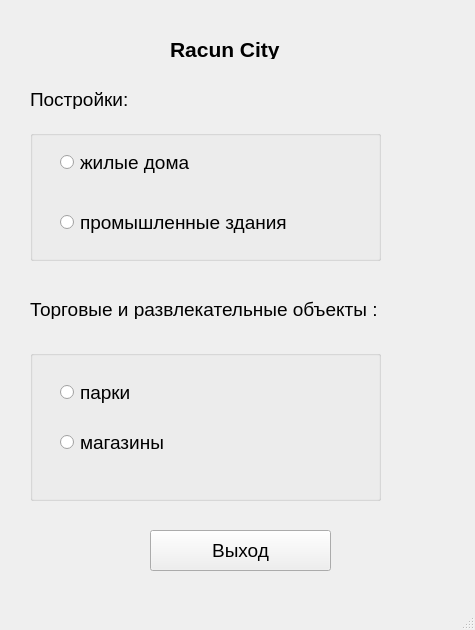
<?xml version="1.0" encoding="UTF-8"?>
<ui version="4.0">
 <class>MainWindow</class>
 <widget class="QMainWindow" name="MainWindow">
  <property name="geometry">
   <rect>
    <x>0</x>
    <y>0</y>
    <width>475</width>
    <height>630</height>
   </rect>
  </property>
  <property name="windowTitle">
   <string>MainWindow</string>
  </property>
  <widget class="QWidget" name="centralwidget">
   <widget class="QLabel" name="label">
    <property name="geometry">
     <rect>
      <x>170</x>
      <y>40</y>
      <width>121</width>
      <height>19</height>
     </rect>
    </property>
    <property name="font">
     <font>
      <pointsize>16</pointsize>
      <bold>true</bold>
     </font>
    </property>
    <property name="text">
     <string>Racun City</string>
    </property>
   </widget>
   <widget class="QLabel" name="label_2">
    <property name="geometry">
     <rect>
      <x>30</x>
      <y>90</y>
      <width>121</width>
      <height>19</height>
     </rect>
    </property>
    <property name="font">
     <font>
      <pointsize>14</pointsize>
      <bold>false</bold>
     </font>
    </property>
    <property name="text">
     <string>Постройки:</string>
    </property>
   </widget>
   <widget class="QLabel" name="label_3">
    <property name="geometry">
     <rect>
      <x>30</x>
      <y>300</y>
      <width>381</width>
      <height>19</height>
     </rect>
    </property>
    <property name="font">
     <font>
      <pointsize>14</pointsize>
      <bold>false</bold>
     </font>
    </property>
    <property name="text">
     <string>Торговые и развлекательные объекты :</string>
    </property>
   </widget>
   <widget class="QRadioButton" name="radioButton_3">
    <property name="geometry">
     <rect>
      <x>60</x>
      <y>380</y>
      <width>110</width>
      <height>24</height>
     </rect>
    </property>
    <property name="font">
     <font>
      <pointsize>14</pointsize>
     </font>
    </property>
    <property name="text">
     <string>парки</string>
    </property>
   </widget>
   <widget class="QRadioButton" name="radioButton_4">
    <property name="geometry">
     <rect>
      <x>60</x>
      <y>430</y>
      <width>110</width>
      <height>24</height>
     </rect>
    </property>
    <property name="font">
     <font>
      <pointsize>14</pointsize>
     </font>
    </property>
    <property name="text">
     <string>магазины</string>
    </property>
   </widget>
   <widget class="QPushButton" name="pushButton">
    <property name="geometry">
     <rect>
      <x>150</x>
      <y>530</y>
      <width>181</width>
      <height>41</height>
     </rect>
    </property>
    <property name="font">
     <font>
      <pointsize>14</pointsize>
     </font>
    </property>
    <property name="text">
     <string>Выход</string>
    </property>
   </widget>
   <widget class="QGroupBox" name="groupBox_3">
    <property name="geometry">
     <rect>
      <x>30</x>
      <y>350</y>
      <width>351</width>
      <height>151</height>
     </rect>
    </property>
    <property name="title">
     <string/>
    </property>
   </widget>
   <widget class="QGroupBox" name="groupBox">
    <property name="geometry">
     <rect>
      <x>30</x>
      <y>130</y>
      <width>351</width>
      <height>131</height>
     </rect>
    </property>
    <property name="title">
     <string/>
    </property>
   </widget>
   <widget class="QRadioButton" name="radioButton_2">
    <property name="geometry">
     <rect>
      <x>60</x>
      <y>210</y>
      <width>251</width>
      <height>24</height>
     </rect>
    </property>
    <property name="font">
     <font>
      <pointsize>14</pointsize>
     </font>
    </property>
    <property name="text">
     <string>промышленные здания</string>
    </property>
   </widget>
   <widget class="QRadioButton" name="radioButton">
    <property name="geometry">
     <rect>
      <x>60</x>
      <y>150</y>
      <width>221</width>
      <height>24</height>
     </rect>
    </property>
    <property name="font">
     <font>
      <pointsize>14</pointsize>
     </font>
    </property>
    <property name="text">
     <string>жилые дома</string>
    </property>
   </widget>
   <zorder>groupBox_3</zorder>
   <zorder>label</zorder>
   <zorder>label_2</zorder>
   <zorder>label_3</zorder>
   <zorder>radioButton_3</zorder>
   <zorder>radioButton_4</zorder>
   <zorder>pushButton</zorder>
   <zorder>groupBox</zorder>
   <zorder>radioButton_2</zorder>
   <zorder>radioButton</zorder>
  </widget>
  <widget class="QMenuBar" name="menubar">
   <property name="geometry">
    <rect>
     <x>0</x>
     <y>0</y>
     <width>475</width>
     <height>24</height>
    </rect>
   </property>
  </widget>
  <widget class="QStatusBar" name="statusbar"/>
 </widget>
 <resources/>
 <connections>
  <connection>
   <sender>pushButton</sender>
   <signal>clicked()</signal>
   <receiver>MainWindow</receiver>
   <slot>close()</slot>
   <hints>
    <hint type="sourcelabel">
     <x>240</x>
     <y>564</y>
    </hint>
    <hint type="destinationlabel">
     <x>237</x>
     <y>314</y>
    </hint>
   </hints>
  </connection>
 </connections>
</ui>
